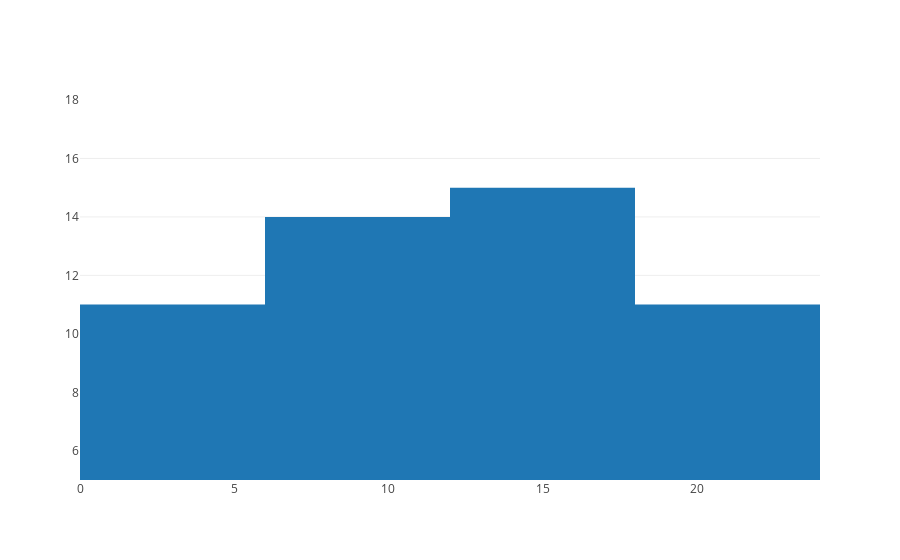

The notebook cell this image was saved under:
### Code cell
fig = chunk.fig()
iplot(fig)

### Figure 1 — Plotly figure (JSON) as saved in the notebook; plotly's stock layout.template omitted (floating-point values rounded to 4 significant figures)
{"data": [{"type": "bar", "width": [6, 6, 6, 6], "x": [3, 9, 15, 21], "y": [11, 14, 15, 11]}], "layout": {"xaxis": {"range": [0, 24]}, "yaxis": {"range": [5, 18]}}}
